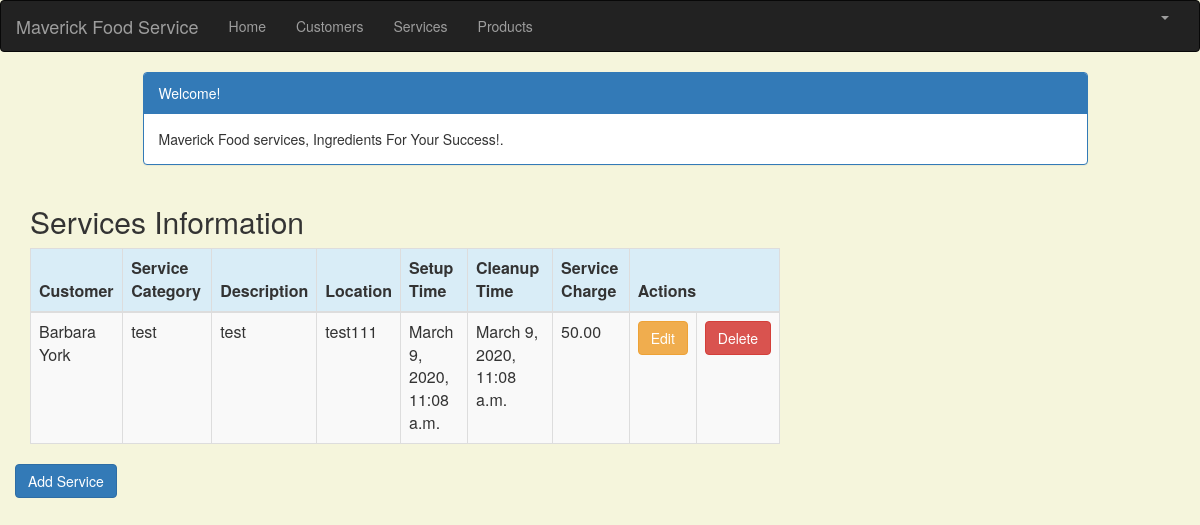
Screenshot of /service_list (signed in) with the database file from the repository.
### crm/models.py (models this page shows, shortened)
class Service(models.Model):
    cust_name = models.ForeignKey(Customer, on_delete=models.CASCADE, related_name='services')
    service_category = models.CharField(max_length=100)
    description = models.TextField()
    location = models.CharField(max_length=200)
    setup_time = models.DateTimeField(
        default=timezone.now)
    cleanup_time = models.DateTimeField(
        default=timezone.now)
    service_charge = models.DecimalField(max_digits=10, decimal_places=2)
    created_date = models.DateTimeField(
        default=timezone.now)
    updated_date = models.DateTimeField(auto_now_add=True)

class Customer(models.Model):
    cust_name = models.CharField(max_length=50)
    organization = models.CharField(max_length=100, blank=True)
    role = models.CharField(max_length=100)
    email = models.EmailField(max_length=100)
    bldgroom = models.CharField(max_length=100)
    address = models.CharField(max_length=200)
    account_number = models.IntegerField(blank=False, null=False)
    city = models.CharField(max_length=50)
    state = models.CharField(max_length=50)
    zipcode = models.CharField(max_length=10)
    phone_number = models.CharField(max_length=50)
    created_date = models.DateTimeField(
        default=timezone.now)
    updated_date = models.DateTimeField(auto_now_add=True)
    def __str__(self):
        return str(self.cust_name)

### crm/views.py (the view)
# urls.py: path('service_list', views.service_list, name='service_list'),
@login_required
def service_list(request):
    services = Service.objects.filter(created_date__lte=timezone.now())
    return render(request, 'crm/service_list.html', {'services': services})

### crm/templates/crm/service_list.html (shortened to what this page needs)
{% extends 'crm/base.html' %}
{% block content %}
<html xmlns="http://www.w3.org/1999/html" xmlns="http://www.w3.org/1999/html">
    <head>
        <link rel="stylesheet" href="https://maxcdn.bootstrapcdn.com/bootstrap/3.3.4/css/bootstrap.min.css">
    </head>
    <body>
    <div class="container">
        <div class="row">
            <div class="col-md-10 col-md-offset-1">
                <div class="panel panel-primary">
                    <div class="panel-heading">Welcome!</div>
                    <div class="panel-body">
                        Maverick Food services, Ingredients For Your Success!.
                    </div>
                </div>
            </div>
        </div>
    </div>
    <div class="row">
        <h2 style="padding-left: 15Px">Services Information</h2>
    </div>
    <div>
        <table class="table table-striped table-bordered table-hover">
            <thead>
            <tr class="bg-info">
                <th>Customer</th>
                <th>Service Category</th>
                <th>Description</th>
                <th>Location</th>
                <th>Setup Time</th>
                <th>Cleanup Time</th>
                <th>Service Charge</th>
                <th colspan="3">Actions</th>
            </tr>
            </thead>
            <tbody>
            {% for service in services %}
                <tr>
                    <td>{{ service.cust_name }}</td>
                    <td>{{ service.service_category }}</td>
                     <td>{{ service.description }}</td>
                    <td>{{ service.location }}</td>
                    <td>{{ service.setup_time }}</td>
                    <td>{{ service.cleanup_time }}</td>
                    <td>{{ service.service_charge }}</td>
                    <td><a href="{% url 'crm:service_edit' pk=service.pk %}"
                           class="btn btn-warning">Edit</a>
                    </td>
                    <td><a href="{% url 'crm:service_delete' pk=service.pk %}"
                           onclick="return confirm('Are you sure you want to delete?')"
                           class="btn btn-danger">Delete</a>
                    </td>
                </tr>
            {% endfor %}
            </tbody>
        </table>
    </div>
    <div class="row">
        <a href="{% url 'crm:service_new' %}" class="row"><span
                    class="btn btn-primary">Add Service</span></a>
    </div>
    </body>
    </html>
{% endblock %}

### crm/templates/crm/service_list.html (style rules this page uses)
body { background-color: beige; }

### rows the page displays
Service: cust_name "Barbara York", service_category "test", description "test", location "test111", setup_time "March 9, 2020, 11:08 a.m.", cleanup_time "March 9, 2020, 11:08 a.m.", service_charge "50.00"
